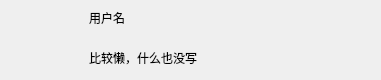
<?xml version="1.0" encoding="UTF-8"?>
<ui version="4.0">
 <class>UserItem</class>
 <widget class="QWidget" name="UserItem">
  <property name="geometry">
   <rect>
    <x>0</x>
    <y>0</y>
    <width>381</width>
    <height>80</height>
   </rect>
  </property>
  <property name="minimumSize">
   <size>
    <width>381</width>
    <height>80</height>
   </size>
  </property>
  <property name="windowTitle">
   <string>Form</string>
  </property>
  <widget class="QPushButton" name="pb_icon">
   <property name="geometry">
    <rect>
     <x>10</x>
     <y>10</y>
     <width>61</width>
     <height>61</height>
    </rect>
   </property>
   <property name="text">
    <string/>
   </property>
   <property name="iconSize">
    <size>
     <width>60</width>
     <height>60</height>
    </size>
   </property>
   <property name="flat">
    <bool>true</bool>
   </property>
  </widget>
  <widget class="QLabel" name="label_username">
   <property name="geometry">
    <rect>
     <x>89</x>
     <y>2</y>
     <width>291</width>
     <height>31</height>
    </rect>
   </property>
   <property name="text">
    <string>用户名</string>
   </property>
  </widget>
  <widget class="QLabel" name="label_feeling">
   <property name="geometry">
    <rect>
     <x>89</x>
     <y>42</y>
     <width>281</width>
     <height>31</height>
    </rect>
   </property>
   <property name="text">
    <string>比较懒，什么也没写</string>
   </property>
  </widget>
 </widget>
 <resources/>
 <connections/>
</ui>
